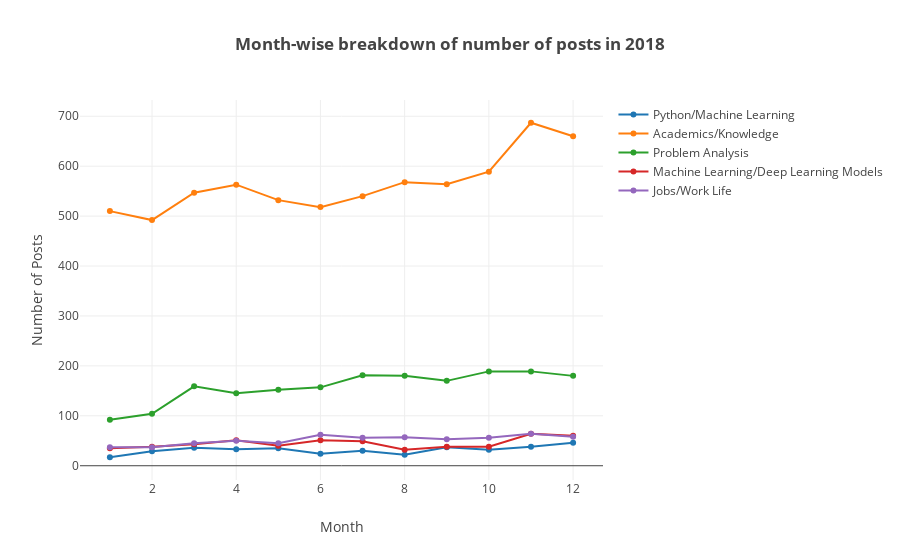

The cell this chart's notebook holds for it:
### Markdown cell above
### Number of posts across topics month-wise

For this visualization, I have taken into account the number of posts across different topics for the year 2018. For the years 2017 and 2019, the dataset does not contain data for all the months, hence I will use the year 2018.

### Code cell
traces = []
months = np.sort(df_topics['Month'].unique()).tolist()
topics = df_topics['Topic'].unique().tolist()

for topic in topics:
    y=df_topics[(df_topics['Year'] == '2018') & (df_topics['Topic'] == topic)].groupby(by='Month')['Topic'].count().values.tolist()
    traces.append(go.Scatter(x=months,
                             y=y,
                             name=topic
                            )
                )

layout = go.Layout(title='<b>Month-wise breakdown of number of posts in 2018</b>',
                   yaxis=dict(title='Number of Posts'),
                   xaxis=dict(title='Month'))

fig = go.Figure(data=traces, layout=layout)
py.iplot(fig)

### Figure 1 — Plotly figure (JSON) as saved in the notebook; plotly's stock layout.template omitted (floating-point values rounded to 4 significant figures)
{"data": [{"name": "Python/Machine Learning", "type": "scatter", "uid": "ccd65309-56bc-41cc-a047-ba0484d6db70", "x": ["01", "02", "03", "04", "05", "06", "07", "08", "09", "10", "11", "12"], "y": [17, 29, 36, 33, 35, 24, 30, 22, 37, 32, 38, 46]}, {"name": "Academics/Knowledge", "type": "scatter", "uid": "fdda3d4f-232d-473f-a7a5-e7e39b6ab2db", "x": ["01", "02", "03", "04", "05", "06", "07", "08", "09", "10", "11", "12"], "y": [510, 492, 547, 563, 532, 518, 540, 568, 564, 589, 687, 660]}, {"name": "Problem Analysis", "type": "scatter", "uid": "a48bca6a-1612-4d03-8101-532dffae7ab8", "x": ["01", "02", "03", "04", "05", "06", "07", "08", "09", "10", "11", "12"], "y": [92, 104, 159, 145, 152, 157, 181, 180, 170, 189, 189, 180]}, {"name": "Machine Learning/Deep Learning Models", "type": "scatter", "uid": "e5ca3229-6cb0-4876-85d5-8af983de3351", "x": ["01", "02", "03", "04", "05", "06", "07", "08", "09", "10", "11", "12"], "y": [35, 38, 43, 51, 40, 51, 49, 32, 38, 38, 64, 60]}, {"name": "Jobs/Work Life", "type": "scatter", "uid": "cf66fcb4-2184-40f9-a6d6-1ece30052c5a", "x": ["01", "02", "03", "04", "05", "06", "07", "08", "09", "10", "11", "12"], "y": [37, 37, 45, 50, 45, 62, 56, 57, 53, 56, 64, 58]}], "layout": {"title": {"text": "<b>Month-wise breakdown of number of posts in 2018</b>"}, "xaxis": {"title": {"text": "Month"}}, "yaxis": {"title": {"text": "Number of Posts"}}}}
